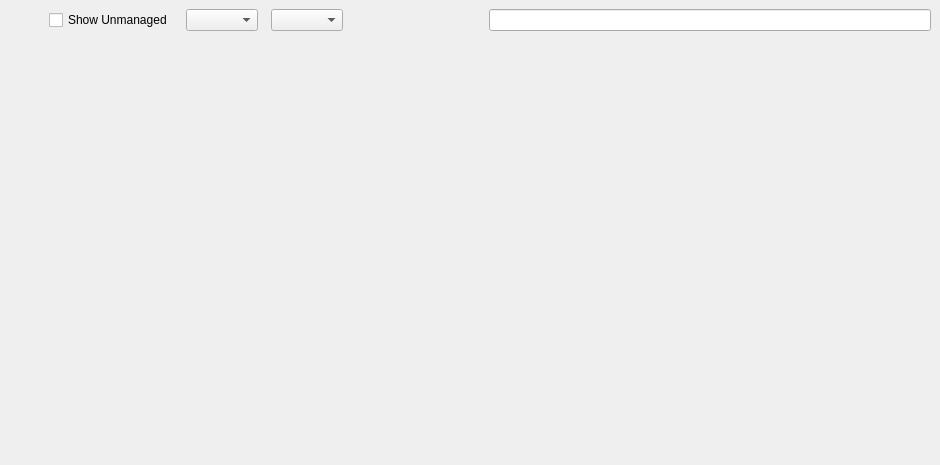
<?xml version="1.0" encoding="UTF-8"?>
<ui version="4.0">
 <class>IOSInventoryWidget</class>
 <widget class="QWidget" name="IOSInventoryWidget">
  <property name="geometry">
   <rect>
    <x>0</x>
    <y>0</y>
    <width>940</width>
    <height>465</height>
   </rect>
  </property>
  <property name="windowTitle">
   <string>Form</string>
  </property>
  <layout class="QVBoxLayout" name="verticalLayout">
   <property name="spacing">
    <number>0</number>
   </property>
   <property name="margin">
    <number>0</number>
   </property>
   <item>
    <widget class="ViewSearchHeader" name="widget" native="true">
     <layout class="QHBoxLayout" name="horizontalLayout">
      <property name="spacing">
       <number>13</number>
      </property>
      <item>
       <spacer name="horizontalSpacer">
        <property name="orientation">
         <enum>Qt::Horizontal</enum>
        </property>
        <property name="sizeHint" stdset="0">
         <size>
          <width>40</width>
          <height>20</height>
         </size>
        </property>
       </spacer>
      </item>
      <item>
       <widget class="QCheckBox" name="showUnmanaged">
        <property name="text">
         <string>Show Unmanaged</string>
        </property>
       </widget>
      </item>
      <item>
       <widget class="QComboBox" name="searchCombo">
        <property name="sizePolicy">
         <sizepolicy hsizetype="Fixed" vsizetype="Fixed">
          <horstretch>0</horstretch>
          <verstretch>0</verstretch>
         </sizepolicy>
        </property>
       </widget>
      </item>
      <item>
       <widget class="QComboBox" name="columnCombo">
        <property name="sizePolicy">
         <sizepolicy hsizetype="Fixed" vsizetype="Fixed">
          <horstretch>0</horstretch>
          <verstretch>0</verstretch>
         </sizepolicy>
        </property>
        <property name="maximumSize">
         <size>
          <width>250</width>
          <height>16777215</height>
         </size>
        </property>
       </widget>
      </item>
      <item>
       <widget class="QLabel" name="numItemsLabel">
        <property name="sizePolicy">
         <sizepolicy hsizetype="Fixed" vsizetype="Fixed">
          <horstretch>0</horstretch>
          <verstretch>0</verstretch>
         </sizepolicy>
        </property>
        <property name="minimumSize">
         <size>
          <width>120</width>
          <height>0</height>
         </size>
        </property>
        <property name="font">
         <font>
          <weight>75</weight>
          <bold>true</bold>
         </font>
        </property>
        <property name="frameShape">
         <enum>QFrame::NoFrame</enum>
        </property>
        <property name="text">
         <string/>
        </property>
        <property name="alignment">
         <set>Qt::AlignLeading|Qt::AlignLeft|Qt::AlignVCenter</set>
        </property>
       </widget>
      </item>
      <item>
       <widget class="SearchLineEdit" name="searchField">
        <property name="sizePolicy">
         <sizepolicy hsizetype="MinimumExpanding" vsizetype="Fixed">
          <horstretch>4</horstretch>
          <verstretch>0</verstretch>
         </sizepolicy>
        </property>
       </widget>
      </item>
     </layout>
    </widget>
   </item>
   <item>
    <widget class="StyledTreeView" name="inventoryView">
     <property name="enabled">
      <bool>false</bool>
     </property>
     <property name="frameShape">
      <enum>QFrame::NoFrame</enum>
     </property>
     <property name="editTriggers">
      <set>QAbstractItemView::NoEditTriggers</set>
     </property>
     <property name="alternatingRowColors">
      <bool>true</bool>
     </property>
     <property name="selectionMode">
      <enum>QAbstractItemView::ExtendedSelection</enum>
     </property>
     <property name="rootIsDecorated">
      <bool>false</bool>
     </property>
     <property name="uniformRowHeights">
      <bool>true</bool>
     </property>
     <property name="sortingEnabled">
      <bool>true</bool>
     </property>
    </widget>
   </item>
  </layout>
 </widget>
 <customwidgets>
  <customwidget>
   <class>StyledTreeView</class>
   <extends>QTreeView</extends>
   <header>FileWaveGuiLib/styledviews/styledtreeview.h</header>
  </customwidget>
  <customwidget>
   <class>SearchLineEdit</class>
   <extends>QLineEdit</extends>
   <header>FileWaveGuiLib/searchlineedit/searchlineedit.h</header>
  </customwidget>
  <customwidget>
   <class>ViewSearchHeader</class>
   <extends>QWidget</extends>
   <header>FWAdminLib/ViewSearchHeader.h</header>
   <container>1</container>
  </customwidget>
 </customwidgets>
 <resources/>
 <connections/>
</ui>
